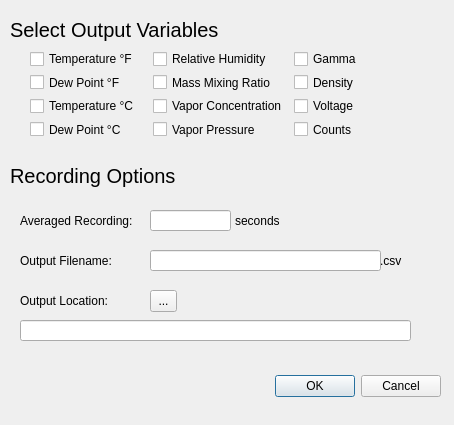
<?xml version="1.0" encoding="UTF-8"?>
<ui version="4.0">
 <class>dialog</class>
 <widget class="QDialog" name="dialog">
  <property name="geometry">
   <rect>
    <x>0</x>
    <y>0</y>
    <width>454</width>
    <height>425</height>
   </rect>
  </property>
  <property name="windowTitle">
   <string>Setup Recording</string>
  </property>
  <widget class="QDialogButtonBox" name="buttonBox">
   <property name="geometry">
    <rect>
     <x>100</x>
     <y>370</y>
     <width>341</width>
     <height>32</height>
    </rect>
   </property>
   <property name="orientation">
    <enum>Qt::Horizontal</enum>
   </property>
   <property name="standardButtons">
    <set>QDialogButtonBox::Cancel|QDialogButtonBox::Ok</set>
   </property>
  </widget>
  <widget class="QLabel" name="outVarsLabel">
   <property name="geometry">
    <rect>
     <x>10</x>
     <y>14</y>
     <width>281</width>
     <height>31</height>
    </rect>
   </property>
   <property name="font">
    <font>
     <pointsize>15</pointsize>
    </font>
   </property>
   <property name="text">
    <string>Select Output Variables</string>
   </property>
  </widget>
  <widget class="QLabel" name="outVarsLabel_2">
   <property name="geometry">
    <rect>
     <x>10</x>
     <y>160</y>
     <width>251</width>
     <height>31</height>
    </rect>
   </property>
   <property name="font">
    <font>
     <pointsize>15</pointsize>
    </font>
   </property>
   <property name="text">
    <string>Recording Options</string>
   </property>
  </widget>
  <widget class="QLineEdit" name="avgRecEdit">
   <property name="geometry">
    <rect>
     <x>150</x>
     <y>210</y>
     <width>81</width>
     <height>21</height>
    </rect>
   </property>
  </widget>
  <widget class="QLabel" name="label">
   <property name="geometry">
    <rect>
     <x>20</x>
     <y>210</y>
     <width>131</width>
     <height>21</height>
    </rect>
   </property>
   <property name="text">
    <string>Averaged Recording:</string>
   </property>
  </widget>
  <widget class="QLabel" name="label_2">
   <property name="geometry">
    <rect>
     <x>235</x>
     <y>210</y>
     <width>71</width>
     <height>21</height>
    </rect>
   </property>
   <property name="text">
    <string>seconds</string>
   </property>
  </widget>
  <widget class="QLabel" name="label_3">
   <property name="geometry">
    <rect>
     <x>20</x>
     <y>250</y>
     <width>121</width>
     <height>21</height>
    </rect>
   </property>
   <property name="text">
    <string>Output Filename:</string>
   </property>
  </widget>
  <widget class="QLabel" name="label_4">
   <property name="geometry">
    <rect>
     <x>20</x>
     <y>290</y>
     <width>121</width>
     <height>21</height>
    </rect>
   </property>
   <property name="text">
    <string>Output Location:</string>
   </property>
  </widget>
  <widget class="QLineEdit" name="filenameEdit">
   <property name="geometry">
    <rect>
     <x>150</x>
     <y>250</y>
     <width>231</width>
     <height>21</height>
    </rect>
   </property>
  </widget>
  <widget class="QLabel" name="label_5">
   <property name="geometry">
    <rect>
     <x>380</x>
     <y>250</y>
     <width>31</width>
     <height>21</height>
    </rect>
   </property>
   <property name="text">
    <string>.csv</string>
   </property>
  </widget>
  <widget class="QLineEdit" name="outLocEdit">
   <property name="geometry">
    <rect>
     <x>20</x>
     <y>320</y>
     <width>391</width>
     <height>21</height>
    </rect>
   </property>
  </widget>
  <widget class="QToolButton" name="toolButton">
   <property name="geometry">
    <rect>
     <x>150</x>
     <y>290</y>
     <width>27</width>
     <height>22</height>
    </rect>
   </property>
   <property name="text">
    <string>...</string>
   </property>
  </widget>
  <widget class="QWidget" name="">
   <property name="geometry">
    <rect>
     <x>30</x>
     <y>50</y>
     <width>381</width>
     <height>88</height>
    </rect>
   </property>
   <layout class="QGridLayout" name="gridLayout">
    <item row="0" column="0">
     <widget class="QCheckBox" name="tempFBox">
      <property name="text">
       <string>Temperature °F</string>
      </property>
     </widget>
    </item>
    <item row="0" column="1">
     <widget class="QCheckBox" name="rhBox">
      <property name="text">
       <string>Relative Humidity</string>
      </property>
     </widget>
    </item>
    <item row="0" column="2">
     <widget class="QCheckBox" name="gamBox">
      <property name="text">
       <string>Gamma</string>
      </property>
     </widget>
    </item>
    <item row="1" column="0">
     <widget class="QCheckBox" name="dpFBox">
      <property name="text">
       <string>Dew Point °F</string>
      </property>
     </widget>
    </item>
    <item row="1" column="1">
     <widget class="QCheckBox" name="mmrBox">
      <property name="text">
       <string>Mass Mixing Ratio</string>
      </property>
     </widget>
    </item>
    <item row="1" column="2">
     <widget class="QCheckBox" name="rhoBox">
      <property name="text">
       <string>Density</string>
      </property>
     </widget>
    </item>
    <item row="2" column="0">
     <widget class="QCheckBox" name="tempCBox">
      <property name="text">
       <string>Temperature °C</string>
      </property>
     </widget>
    </item>
    <item row="2" column="1">
     <widget class="QCheckBox" name="vcBox">
      <property name="text">
       <string>Vapor Concentration</string>
      </property>
     </widget>
    </item>
    <item row="2" column="2">
     <widget class="QCheckBox" name="voltBox">
      <property name="text">
       <string>Voltage</string>
      </property>
     </widget>
    </item>
    <item row="3" column="0">
     <widget class="QCheckBox" name="dpCBox">
      <property name="text">
       <string>Dew Point °C</string>
      </property>
     </widget>
    </item>
    <item row="3" column="1">
     <widget class="QCheckBox" name="vpBox">
      <property name="text">
       <string>Vapor Pressure</string>
      </property>
     </widget>
    </item>
    <item row="3" column="2">
     <widget class="QCheckBox" name="cntBox">
      <property name="text">
       <string>Counts</string>
      </property>
     </widget>
    </item>
   </layout>
  </widget>
 </widget>
 <resources/>
 <connections>
  <connection>
   <sender>buttonBox</sender>
   <signal>accepted()</signal>
   <receiver>dialog</receiver>
   <slot>accept()</slot>
   <hints>
    <hint type="sourcelabel">
     <x>248</x>
     <y>254</y>
    </hint>
    <hint type="destinationlabel">
     <x>157</x>
     <y>274</y>
    </hint>
   </hints>
  </connection>
  <connection>
   <sender>buttonBox</sender>
   <signal>rejected()</signal>
   <receiver>dialog</receiver>
   <slot>reject()</slot>
   <hints>
    <hint type="sourcelabel">
     <x>316</x>
     <y>260</y>
    </hint>
    <hint type="destinationlabel">
     <x>286</x>
     <y>274</y>
    </hint>
   </hints>
  </connection>
 </connections>
</ui>
